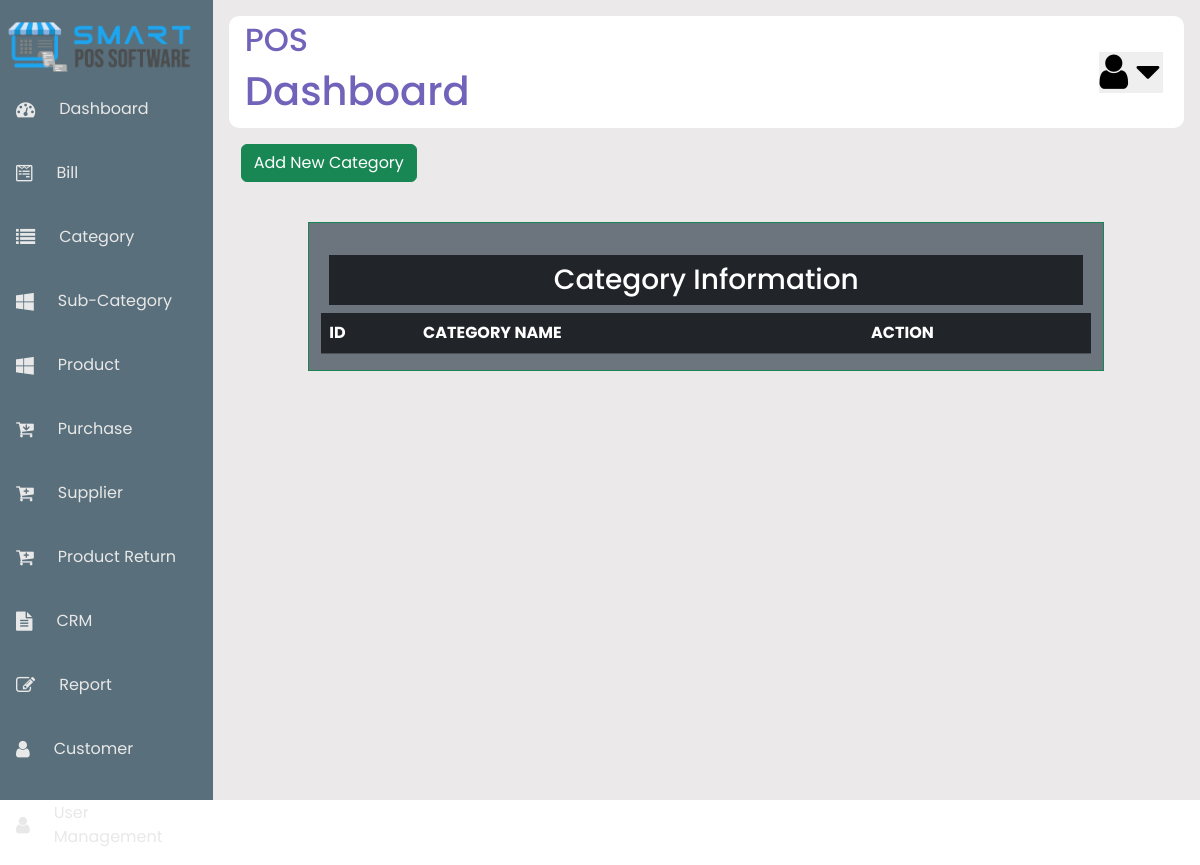
The page /view_category.php on the database as committed earlier.
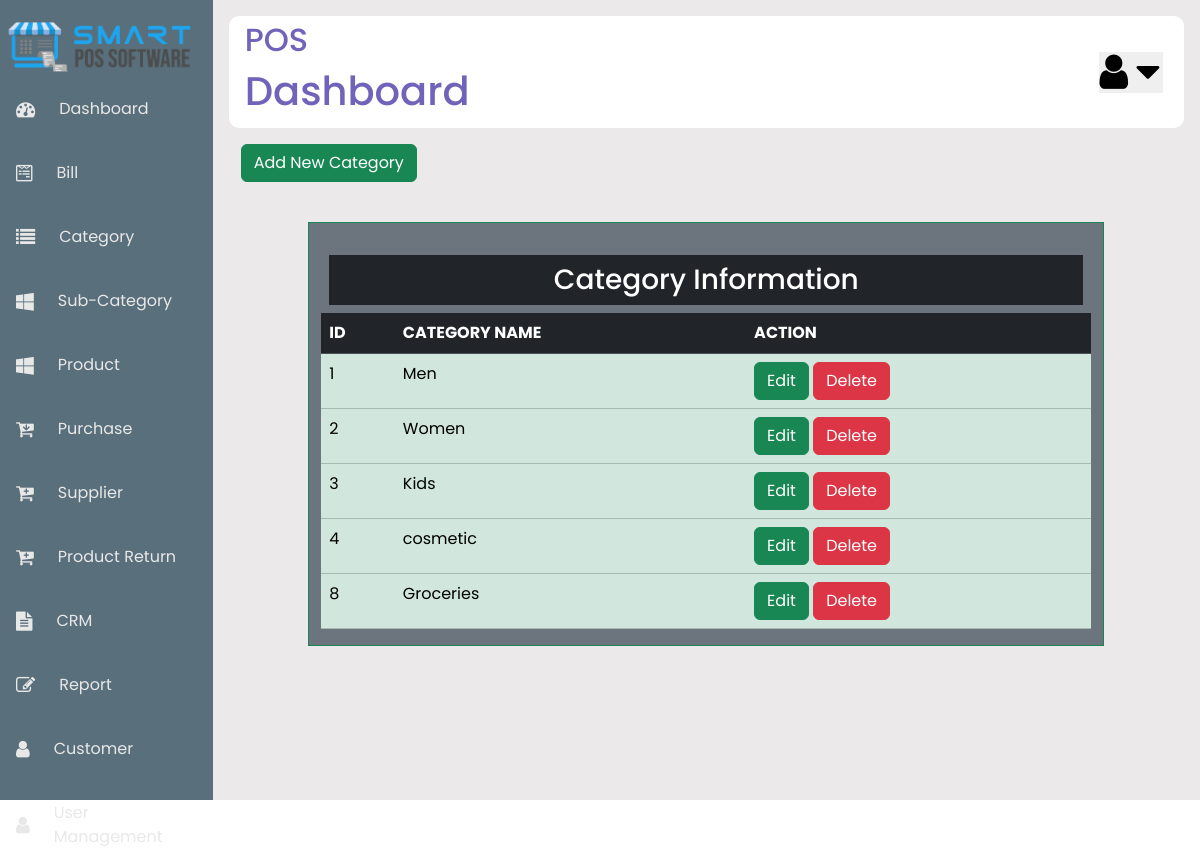
The same page on the database as committed later.
### tables this page shows
CREATE TABLE `category` (
  `id` int(100) NOT NULL,
  `catname` varchar(100) NOT NULL
);

### view_category.php (the view, shortened to what this page needs)
<?php
    include("includes/header.php");
    include("includes/sidebar.php");
    include("includes/nav.php");
?>
<?php
$conn = mysqli_connect('localhost','root','','pos_project');
?>
<head>
<link href="https://cdn.jsdelivr.net/npm/bootstrap@5.3.3/dist/css/bootstrap.min.css" rel="stylesheet">
</head>
   <div class="container">
    <div class="row">
    <p>
    <span class='btn btn-success'><a href='category.php' class='text-white text-decoration-none'>Add New Category</a></span>
    </p>
        <div class="col-sm-1"></div>
        <div class="col-sm-10 pt-4 mt-4 border border-success bg-secondary text-white">
            <h3 class="text-center p-2 m-2 bg-dark text-white">Category Information</h3>
            <?php
            $sql = 'SELECT * FROM category';
            $query = mysqli_query($conn, $sql);
            echo "<table class='table table-success'>
             <tr class='table-dark'>
                <th>ID</th>
                <th>CATEGORY NAME</th>
                <th>ACTION</th>
             </tr>";
           while ($data = mysqli_fetch_assoc($query)){
            $id = $data['id'];
            $catname = $data['catname'];
            echo "<tr>
                    <td>$id</td>
                    <td>$catname</td>
                    <td>
                    <span class='btn btn-success'><a href='edit_category.php?id=$id'class='text-white text-decoration-none'>Edit</a></span>
                    <span class='btn btn-danger'><a href='view_category.php?deleteid=$id'class='text-white text-decoration-none'>Delete</a></span>
                    </td>
                </tr>";
           }
            ?>
        </div>
    </div>
   </div>
   <?php
    include("includes/footer.php");
?>

Rows that differ between the two databases and show on the page:
added category: id "1", catname "Men"
added category: id "2", catname "Women"
added category: id "3", catname "Kids"
added category: id "4", catname "cosmetic"
added category: id "8", catname "Groceries"
